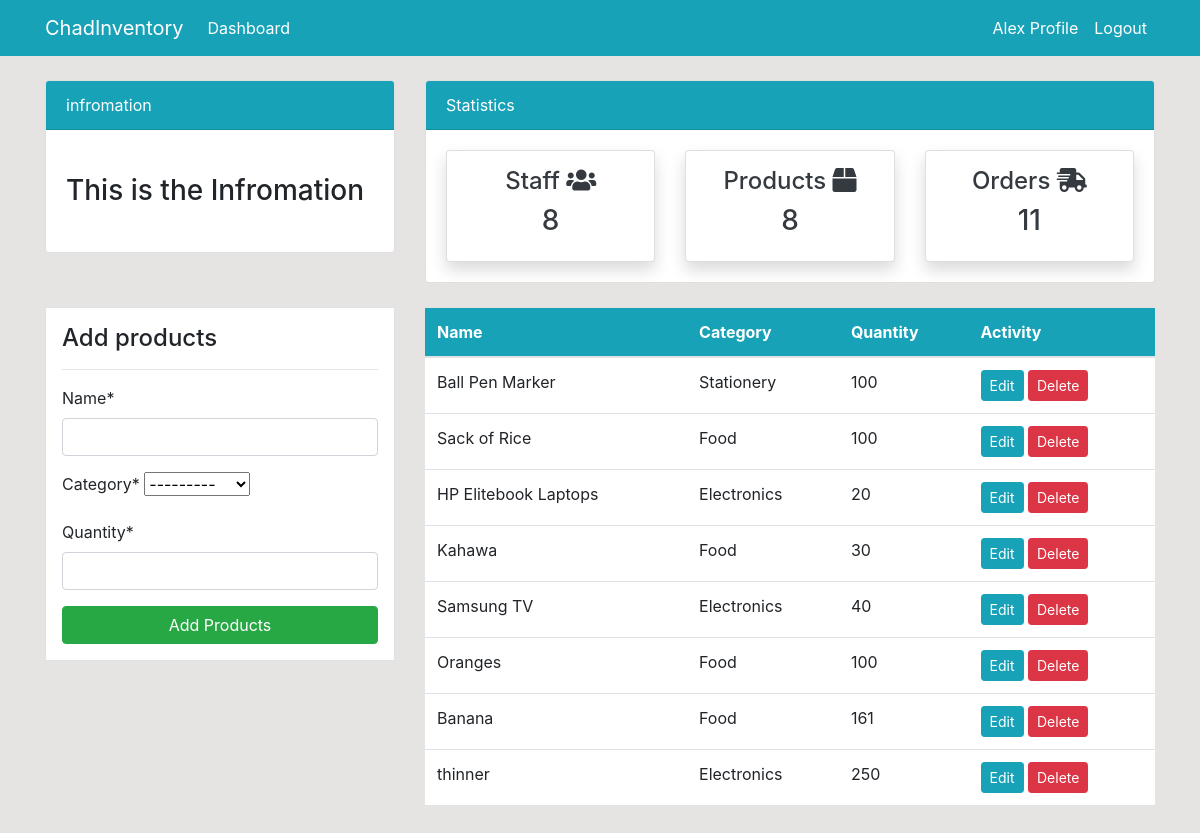
The page /products/ (signed in) on the database its author committed.
### dashboard/models.py (models this page shows, shortened)
class Product(models.Model):
    name = models.CharField(max_length=100,  null=True)
    category = models.CharField(max_length=20, choices=CATEGORY, null=True)
    quantity = models.PositiveBigIntegerField(null=True)
    class Meta:
        verbose_name_plural = 'Product'

### dashboard/views.py (the view)
# urls.py: path('products/', views.products, name='dashboard-products'),
@login_required
def products(request):
    items = Product.objects.all() # using ORM
    items_count = items.count()
    workers_count = User.objects.all().count()
    orders_count = Order.objects.all().count()
    if request.method == 'POST':
        form = ProductForm(request.POST)
        if form.is_valid():
            form.save()
            product_name = form.cleaned_data.get('name')
            messages.success(request, f'{product_name} has been added')
            return redirect('dashboard-products')
    else:
        form = ProductForm()
    context={
        'items':items,
        'form': form,
        'workers_count':workers_count,
        'orders_count': orders_count,
        'items_count': items_count,
    }
    return render(request, 'dashboard/products.html', context)

### dashboard/forms.py
class ProductForm(forms.ModelForm):
    class Meta:
        model = Product
        fields=['name', 'category', 'quantity']

### templates/dashboard/products.html (shortened to what this page needs)
{% extends 'partials/base.html'%}
{%load crispy_forms_tags%}
{%block content%}
{% include 'partials/topnav.html'%}
     <div class="container">
        <div class="row my-4">
            <div class="col-md-4">
                <div class="border bg-white p-3">
                    <h4>Add products</h4>
                    <hr>
                    <form method="POST">
                        {{form|crispy}}
                        <input type="submit" class="btn btn-success btn-block" value="Add Products">
                    </form>
                </div>
            </div>
            <div class="col-md-8">
                <table class="table bg-white">
                    <thead class="bg-info">
                      <tr class="text-white">
                        <th scope="col">Name</th>
                        <th scope="col">Category</th>
                        <th scope="col">Quantity</th>
                        <th scope="col">Activity</th>
                      </tr>
                    </thead>
                    <tbody>
                    {% for item in items %}
                      <tr>
                        <td>{{item.name }}</td>
                        <td>{{item.category }}</td>
                        <td>{{ item.quantity }}</td>
                        <td>
                            <a href="{% url 'dashboard-products-update' item.id%}" class="btn btn-info btn-sm">Edit</a>
                            <a href="{% url 'dashboard-products-delete' item.id%}" class="btn btn-danger btn-sm">Delete</a>
                        </td>
                      </tr>
                    {% endfor %}
                    </tbody>
                    </table>
            </div>
        </div>
    </div>
{%endblock%}

### templates/partials/base.html (shortened to what this page needs)
{% load static %}
<!doctype html>
<html lang="en">
  <head>
    <link rel="stylesheet" href="https://cdn.jsdelivr.net/npm/bootstrap@4.6.2/dist/css/bootstrap.min.css">
     <link rel="stylesheet" href="{% static '/style.css' %}">
    <link rel="stylesheet" href="https://use.fontawesome.com/releases/v5.15.2/css/all.css"
>
  </head>
  <body>
    {% include 'partials/nav.html'%}
    {%block content%}
    {%endblock%}
  </body>
</html>

### templates/partials/nav.html (shortened to what this page needs)
<nav class="navbar navbar-expand-lg navbar-light bg-info">
    <div class="container">
        {% if request.resolver_match.url_name == 'user-logout' or request.resolver_match.url_name == 'user-login' or request.resolver_match.url_name == 'user-register' %}
            <ul class="navbar-nav ml-auto">
                <li class="nav-item active">
                    <a class="nav-link text-white" href="{% url 'user-register' %}">Register <span class="sr-only">(current)</span></a>
                </li>
                <li class="nav-item">
                    <a class="nav-link text-white" href="{% url 'user-login' %}">Login</a>
                </li>
            </ul>
        {% else %}
            <a class="navbar-brand text-white" href="{% url 'dashboard-index' %}">ChadInventory</a>
            <div class="collapse navbar-collapse" id="navbarSupportedContent">
                <ul class="navbar-nav mr-auto">
                    <li class="nav-item active">
                        <a class="nav-link text-white" href="{% url 'dashboard-index' %}"> Dashboard <span class="sr-only">(current)</span></a>
                    </li>
                </ul>
                {% if user.is_authenticated %}
                    <ul class="navbar-nav ml-auto">
                        <li class="nav-item active">
                            <a class="nav-link text-white" href="{% url 'user-profile'%}">{{user.username}} Profile <span class="sr-only">(current)</span></a>
                        </li>
                        <li class="nav-item">
                            <a class="nav-link text-white" href="{% url 'user-logout' %}">Logout</a>
                        </li>
                    </ul>
                {% endif %}
            </div>
        {% endif %}
    </div>
</nav>

### templates/partials/topnav.html
<div class="container">
    <div class="row mt-4">
        <div class="col-md-4">
            <div class="card">
                <div class="card-header bg-info text-white">
                    infromation
                </div>
                <div class="card-body">
                    <marquee behavior="" direction="">
                        <h3 class="my-4">This is the Infromation</h3>
                    </marquee>
                </div>
            </div>
        </div>
        <div class="col-md-8">
            <div class="card">
                <div class="card-header bg-info text-white">
                    Statistics
                </div>
                <div class="card-body">
                    <div class="row">
                        <div class="col-md-4">
                            <a class="text-decoration-none text-dark" href="{%url 'dashboard-staff'%}">
                                <div class="card my-card shadow text-center p-3">
                                    <h4>Staff <i class="fas fa-users"></i></h4>
                                    <h3>{{ workers_count}}</h3>
                                </div>
                            </a>
                        </div>
                        <div class="col-md-4">
                            <a class="text-decoration-none text-dark" href="{%url 'dashboard-products'%}">
                                <div class="card my-card shadow text-center p-3">
                                    <h4>Products <i class="fas fa-box"></i></h4>
                                    <h3>{{items_count}}</h3>
                                </div>
                            </a>
                        </div>
                        <div class="col-md-4">
                            <a class="text-decoration-none text-dark" href="{%url 'dashboard-order'%}">
                                <div class="card my-card shadow text-center p-3">
                                    <h4>Orders  <i class="fas fa-shipping-fast"></i></h4>
                                    <h3>{{orders_count}}</h3>
                                </div>
                            </a>
                        </div>
                    </div>
                </div>
            </div>
        </div>
    </div>
</div>

### static/style.css (style rules this page uses)
body { background-color: rgb(230, 227,227); }

### rows shown on the page
Product: name "Ball Pen Marker", category "Stationery", quantity "100"
Product: name "Sack of Rice", category "Food", quantity "100"
Product: name "HP Elitebook Laptops", category "Electronics", quantity "20"
Product: name "Kahawa", category "Food", quantity "30"
Product: name "Samsung TV", category "Electronics", quantity "40"
Product: name "Oranges", category "Food", quantity "100"
Product: name "Banana", category "Food", quantity "161"
Product: name "thinner", category "Electronics", quantity "250"

### other values the page prints
{{ user.username }} "Alex"
{{ workers_count }} "8"
{{ items_count }} "8"
{{ orders_count }} "11"
